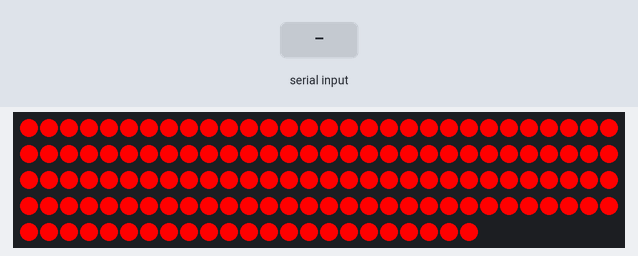
This sketch was run on a simulated Teensy 4. On the bench: 143 RGB LEDs in strip order, left to right, continuing on the next row. The inputs (shaded band) are chosen by the test bench. What the sketch prints to the serial monitor is not drawn.

Above: at 1.1 s.
2.7 s: byte 30 received over Serial
Timing chart, 0 to 5.7 s (numbered marks = the images above; inputs shaded):
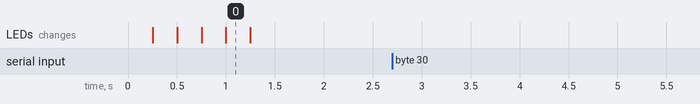

The sketch:

controller.ino
```cpp
#define USE_OCTOWS2811
#include <OctoWS2811.h>
#include <FastLED.h>
#include <EEPROM.h>

/***************************
User defines
***************************/
/* wonderdomicile config */
#define NUM_LEDS_PER_STRIP 143
#define NUM_STRIPS 8

/* strips config */
/* #define NUM_LEDS_PER_STRIP 200 */
/* #define NUM_STRIPS 2 */

#define MAX_BRIGHTNESS 255
#define GLOBAL_BRIGHTNESS 255

#define FIRMWARE_VER 3
#define SERIALRATE 12000000 // Full USB 1.1 speed (native USB)

/***************************
LEDs Setup
***************************/
CRGB leds[NUM_STRIPS * NUM_LEDS_PER_STRIP];

/***************************
BiblioPixel Setup
***************************/
namespace CMDTYPE
{
    enum CMDTYPE
    {
        SETUP_DATA = 1,
        PIXEL_DATA = 2,
        BRIGHTNESS = 3,
        GETID      = 4,
        SETID      = 5,
        GETVER     = 6
    };
}

namespace RETURN_CODES
{
    enum RETURN_CODES
    {
        SUCCESS = 255,
        REBOOT = 42,
        ERROR = 0,
        ERROR_SIZE = 1,
        ERROR_UNSUPPORTED = 2,
        ERROR_PIXEL_COUNT = 3,
        ERROR_BAD_CMD = 4,
    };
}

typedef struct __attribute__((__packed__))
{
  uint8_t type;
  uint16_t pixel_count;
  uint8_t spi_speed;
} config_t;


void flash(CRGB color, uint8_t ms, uint8_t times) {
    for(int t = 0; t < times; t++) {
        for(int i = 0; i < NUM_STRIPS; i++) {
            for(int j = 0; j < NUM_LEDS_PER_STRIP; j++) {
                leds[(i*NUM_LEDS_PER_STRIP) + j] = color;
            }
        }
        LEDS.show();
        delay(ms);
        for(int i = 0; i < NUM_STRIPS; i++) {
            for(int j = 0; j < NUM_LEDS_PER_STRIP; j++) {
                leds[(i*NUM_LEDS_PER_STRIP) + j] = CHSV(0,0,0);
            }
        }
        LEDS.show();
        delay(ms);
    }
}

inline void setup_leds()
{
    LEDS.addLeds<OCTOWS2811>(leds, NUM_LEDS_PER_STRIP);
    LEDS.setBrightness(255);
    flash(CRGB(255,0,0), 500, 3);
//    leds[0] = CRGB(255,0,0);
//    leds[2] = CRGB(0,255,0);
//    leds[4] = CRGB(0,0,255);
    LEDS.show();
}


void setup()
{

    Serial.begin(SERIALRATE);
    Serial.setTimeout(1000);

    setup_leds();
}

inline void getData()
{
    static char cmd = 0;
    static uint16_t size = 0;

    if (Serial.available())
    {
        cmd = Serial.read();
        size = 0;
        Serial.readBytes((char*)&size, 2);

        if (cmd == CMDTYPE::PIXEL_DATA)
        {
            Serial.readBytes(((char*)&leds), size);

            uint8_t resp = RETURN_CODES::SUCCESS;

            LEDS.show();
            Serial.write(resp);
        }
        else if(cmd == CMDTYPE::GETID)
        {
            //flash(CRGB(0,255,0), 500, 2);
            //Serial.write(0);
            Serial.write(EEPROM.read(16));

        }
        else if(cmd == CMDTYPE::SETID)
        {
            //flash(CRGB(0,0,255), 500, 2);
            if(size != 1)
            {
                Serial.write(RETURN_CODES::ERROR_SIZE);
            }
            else
            {
                uint8_t id = Serial.read();
                EEPROM.write(16, id);

                Serial.write(RETURN_CODES::SUCCESS);
            }
        }
        else if (cmd == CMDTYPE::SETUP_DATA)
        {
            //flash(CRGB(255,0,0), 500, 1);
            uint8_t result = RETURN_CODES::SUCCESS;
            config_t temp;
            uint8_t bytesPerPixel = 3;

            if (size != sizeof(config_t))
            {
                result = RETURN_CODES::ERROR_SIZE;
            }
            else
            {
                size_t read = Serial.readBytes((char*)&temp, sizeof(config_t));
                if (read != size)
                {
                    result = RETURN_CODES::ERROR_SIZE;
                }
                else
                {
                    // dont care about matching sizes
                    if(temp.pixel_count / bytesPerPixel != NUM_LEDS_PER_STRIP * NUM_STRIPS)
                        result = RETURN_CODES::ERROR_PIXEL_COUNT;
                    //result = RETURN_CODES::SUCCESS;
                }
            }

            Serial.write(result);
        }
        else if (cmd == CMDTYPE::BRIGHTNESS)
        {
            //flash(CRGB(255,255,255), 500, 3);
            uint8_t result = RETURN_CODES::SUCCESS;
            if (size != 1)
                result = RETURN_CODES::ERROR_SIZE;
            else
            {
                uint8_t brightness = MAX_BRIGHTNESS;
                size_t read = Serial.readBytes((char*)&brightness, 1);
                if (read != size)
                    result = RETURN_CODES::ERROR_SIZE;
                else
                {
                    LEDS.setBrightness(min(MAX_BRIGHTNESS, brightness));
                }
            }

            Serial.write(result);
        }
        else if (cmd == CMDTYPE::GETVER)
        {
            Serial.write(RETURN_CODES::SUCCESS);
            Serial.write(FIRMWARE_VER);
        }
        else
        {
            //flash(CRGB(255,0,0), 100, 5);
            Serial.write(RETURN_CODES::ERROR_BAD_CMD);
        }


        Serial.flush();
    }
}


void loop()
{
      getData();
//      LEDS.delay(0);
//    static uint8_t hue = 0;
//    for(int i = 0; i < NUM_STRIPS; i++) {
//        for(int j = 0; j < NUM_LEDS_PER_STRIP; j++) {
//            leds[(i*NUM_LEDS_PER_STRIP) + j] = CHSV((32*i) + hue+j,192,255);
//        }
//    }
//
//    hue++;
//
//    LEDS.show();
//    LEDS.delay(10);
}
```

Measured:
- after the input at 2.7 s, every drawn part: stays the same
